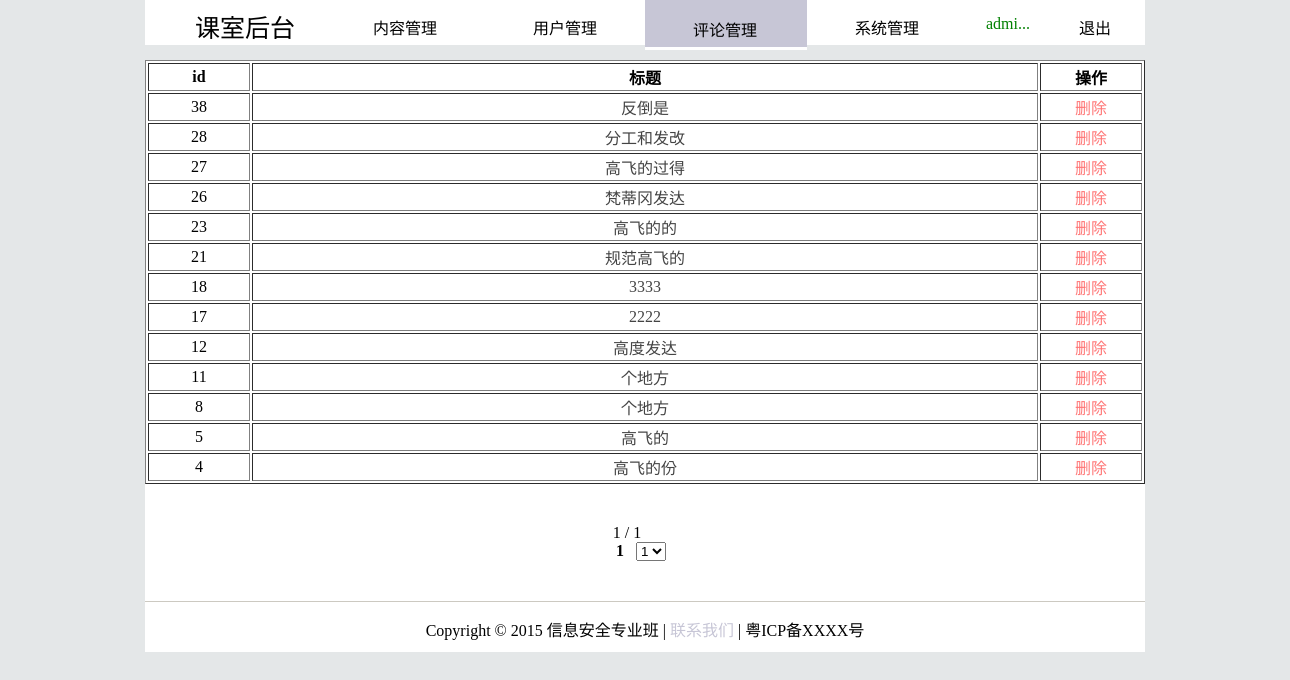
Page /manage/comment.php (signed in) on the committed database.
### tables this page shows
CREATE TABLE `comment` (
  `id` int(255) NOT NULL AUTO_INCREMENT,
  `comment` text NOT NULL,
  `comment_id` int(255) NOT NULL,
  `create_at` datetime NOT NULL,
  `user` varchar(20) NOT NULL,
  `ip` varchar(20) NOT NULL,
  PRIMARY KEY (`id`)
);

### cutString.php (called while the page is built, shortened)
<?php
function cut_str($string, $sublen, $start = 0, $code = 'UTF-8')
{
if($code == 'UTF-8')
{
$pa ="/[\x01-\x7f]|[\xc2-\xdf][\x80-\xbf]|\xe0[\xa0-\xbf][\x80-\xbf]|[\xe1-\xef][\x80-\xbf][\x80-\xbf]|\xf0[\x90-\xbf][\x80-\xbf][\x80-\xbf]|[\xf1-\xf7][\x80-\xbf][\x80-\xbf][\x80-\xbf]/";
preg_match_all($pa, $string, $t_string); if(count($t_string[0]) - $start > $sublen) return join('', array_slice($t_string[0], $start, $sublen))."...";
return join('', array_slice($t_string[0], $start, $sublen));
}
}
?>

### manage/commentPaging.php (the view, shortened to what this page needs)
<?php
   function show_result($sql,$link){
       $result = mysql_query($sql,$link) or  die("<script>alert(\"该栏目还没有帖子,返回上一页面\");history.back(-1)</script>");
echo "<table style=\"background-color:#fff;text-align:center\" width=\"1000px\" border=\"1\" >";
echo "<tr>";
echo	"<th>id</th>";
echo	"<th>标题</th>";
echo	"<th>操作</th>";
echo "</tr>";
$c = basename($_SERVER["PHP_SELF"]);
while($row = mysql_fetch_array($result, MYSQL_NUM)){
?>
	<tr>
		<td width="100px"><?php echo $row[0]?></td>
		<td width="800px" ><a  style="text-decoration:none;color:#444444"  href ="../comment/show.php?id=<?php echo $row[2] ?>"><?php echo cut_str($row[1],47)?></a></td>
		<td width="100px"style="cursor:pointer;color:#ff7575" onclick="deleteTheme('<?php echo "$row[0]','$c','comment'"?>)">删除</td>
	</tr>
<?php }
echo "</table>";
   }
   function mpaging($cur_page,$sql,$link,$page_size){
	   $row_count = mysql_num_rows(mysql_query($sql));
	   $page_count = ceil($row_count / $page_size);
	   $page_index = isset($_GET['page']) ? $_GET['page'] : 1;
	  $start_row = ($page_index-1)* $page_size;
	  $sql_limit = sprintf("%s limit %d,%d", $sql, $start_row, $page_size);
	  show_result($sql_limit,$link);
	  printf("<form id=\"form1\" style=\"background-color:#fff\" class =\"paging\" name=\"pagingform\" method=\"get\" action=\"\">");
	  printf("%d / %d &nbsp;&nbsp;&nbsp;&nbsp;&nbsp;&nbsp;&nbsp;&nbsp<br/>",$page_index,$page_count);
	  for($i=1;$i<=$page_count;$i++){
		  if($i!= $page_index)
		    printf("<a href=\"%s?page=%d\">[%d]</a>&nbsp;&nbsp;",$cur_page,$i,$i);
		  else
		    printf("<b><font color=\"#000\">%d</font></b>&nbsp;&nbsp;",$i);
	  }
	  printf("&nbsp;<select name=\"page\" onchange=\"pagingform.submit();\">");
	  for($i=1;$i<=$page_count;$i++){
		  printf("<option value=\"%d\" %s >%d</option>",$i,($i==$page_index ? "selected" : ""),$i);
	  }
	  printf("</select>&nbsp;&nbsp;");
	  printf("</form>");
 include_once '../layout/footer.php' ;
   }
?>

### manage/manageHead.php (shortened to what this page needs)
<?php session_start();
include_once '../cutString.php';
?>
<!DOCTYPE html>
<html lang="en">
<head>
	<link rel="stylesheet" href="../css/style.css">
</head>
<body>
    <div class="nav">
	   <span class="title"><a href="content.php">课室后台</a></span>
		    <ul class = "navlist">
				<li id="<?php print(("content.php" == basename($_SERVER['PHP_SELF']))? "active" : "")?>" ><a href="content.php" >内容管理</a></li>
			 	<li id="<?php print(("user.php" == basename($_SERVER['PHP_SELF']))? "active" : "")?>" ><a href="user.php" >用户管理</a></li>
				<li id="<?php print(("comment.php" == basename($_SERVER['PHP_SELF']))? "active" : "")?>" ><a href="comment.php" >评论管理</a></li>
				<li id="<?php print(("system.php" == basename($_SERVER['PHP_SELF']))? "active" : "")?>" ><a href="system.php" >系统管理</a></li>
                    <?php if(isset($_SESSION['admin'])){
		 echo "	<li style=\"width:82px;padding-left:0px\" ><a style=\"color:green;width:82px;text-align:center\" href=\"\">".cut_str($_SESSION['admin'],4)."</a></li>";
		 echo "	<li  style=\"width:82px;padding-left:0px\"><a style=\"width:82px;text-align:center\" href=\"../registerLogin/logout.php\" >退出</a></li>";
}
?>
			</ul>
    </div>

### manage/comment.php (shortened to what this page needs)
<?php
include_once('manageHead.php');
include_once('commentPaging.php');
include_once('../conn/connect.php');
include_once("../cutString.php");
$sql = "select * from comment order by id desc";
?>
<div class="operation">
<?php mpaging($PHP_SELF,$sql,$con,20);?>
<?php include_once '../layout/footer.php' ?>

### layout/footer.php (shortened to what this page needs)
<div style="margin:0px auto;width:1000px;overflow:float;" class="footer">
Copyright © 2015 信息安全专业班 | <a href="../contactMe.php" > 联系我们 </a>| 粤ICP备XXXX号
</div>
</body>
</html>

### css/style.css (style rules this page uses)
body { margin:0px; padding:0px; background-color:#e4e7e8; }
.nav { width:1000px; height:45px; background-color:#fff; margin:0px auto; }
.title { position:absolute; font-size:25px; padding:8px 0px 0px 50px; }
.title a { text-decoration:none; color:#000; }
.navlist { list-style-type:none; width:1000px; margin:0px; margin-left:140px; }
.navlist li { float:left; width:150px; height:30px; padding-top:15px; padding-left:5px; padding-right:5px; background-color:#fff; text-align:center; overflow:hidden; transition:background 1s; -moz-transition:background 1s; -ms-transition:background 1s; -webkit-transition:background 1s; -o-transition:background 1s; }
.navlist li a { display:block; height:30px; width:150px; text-decoration:none; color:#000; }
.operation { width:1000px; height:540px; background-color:#fff; margin:0px auto; margin-top:15px; }
#active { background-color:#C7C6D6; width:152px; padding-top:17px; border-bottom:3px solid #fff; }
.footer { height:20px; background-color:#fff; margin:0px auto; border-top:1px solid #CCC9C1; padding-top:15px; text-align:center; padding-bottom:15px; }
.footer a { text-decoration:none; color:#C7C6D6; }
.paging { text-align:center; padding-top:40px; padding-bottom:40px; }

### rows in the picture
comment: id "38", comment "反倒是"
comment: id "28", comment "分工和发改"
comment: id "27", comment "高飞的过得"
comment: id "26", comment "梵蒂冈发达"
comment: id "23", comment "高飞的的"
comment: id "21", comment "规范高飞的"
comment: id "18", comment "3333"
comment: id "17", comment "2222"
comment: id "12", comment "高度发达"
comment: id "11", comment "个地方"
comment: id "8", comment "个地方"
comment: id "5", comment "高飞的"
comment: id "4", comment "高飞的份"

### other values in the picture
cut_str($_SESSION['admin'],4) "admi..."
$page_index "1"
$page_count "1"
form field page "1"
